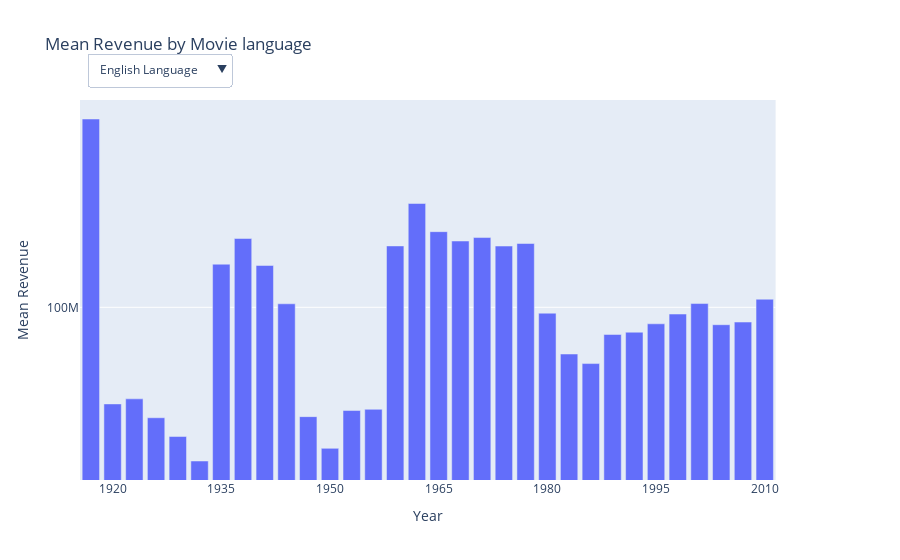

Notebook code for this chart:
### Markdown cell above
For a smoother aspect of the plot, a moving average was performed. It removes the short term fluctuations and allows to analyze trends, at the cost of loosing granularity in the data points.

With our analysis, we could predict future box office basing our assumptions on the trends and evolution over time. For this reason, the smoothing of our data is well suited.

### Code cell
movies_filtered['Period'] = movies_filtered['Movie release year'].apply(assign_period)

grouped = movies_filtered.groupby(['Movie languages', 'Period'])['Inflation-adjusted box office revenue'].mean().reset_index()

pivot_df = grouped.pivot(index='Period', columns='Movie languages', values='Inflation-adjusted box office revenue')

fig = make_subplots(specs=[[{"secondary_y": True}]])


for language in pivot_df.columns:
    visible = True if language == pivot_df.columns[0] else False
    fig.add_trace(
        go.Bar(x=pivot_df.index, y=pivot_df[language], name=language, visible=visible),
        secondary_y=False,
    )

fig.update_layout(
    title_text="Mean Revenue by Movie language",
    xaxis_title="Year",
    yaxis_title="Mean Revenue",
    barmode='group'
)


all_revenues = pivot_df.to_numpy().flatten()
all_revenues = all_revenues[~np.isnan(all_revenues)]
min_revenue = np.min(all_revenues)
max_revenue = np.max(all_revenues)

y_ticks = [10**i for i in range(int(np.log10(min_revenue)), int(np.log10(max_revenue))+1)]
fig.update_yaxes(type="log", tickvals=y_ticks, secondary_y=False)

buttons = []
for language in pivot_df.columns:
    buttons.append(
        dict(
            method='update',
            label=language,
            args=[{'visible': [language == l for l in pivot_df.columns]},
                  {'title': f'Mean Revenue for {language} Movies'}]
        )
    )

fig.update_layout(
    updatemenus=[
        dict(
            active=0,
            buttons=buttons,
            direction="down",
            pad={"r": 10, "t": 10},
            showactive=True,
            x=0.01,
            xanchor="left",
            y=1.15,
            yanchor="top"
        ),
    ]
)

# Extract the first year from each period and show every other period
periods = pivot_df.index
tickvals_x = [period for period in periods if int(period.split('-')[0]) % 5 == 0]
ticktext_x = [period.split('-')[0] for period in periods if int(period.split('-')[0]) % 5 == 0]


fig.update_xaxes(
    tickmode='array',
    tickvals=tickvals_x,
    ticktext=ticktext_x,
    tickangle=0
)

#fig.write_html("./plots/adam_language_revenu.html")

fig.show()

### Figure 1 — Plotly figure (JSON) as saved in the notebook; plotly's stock layout.template omitted (floating-point values rounded to 4 significant figures)
{"data": [{"name": "English Language", "type": "bar", "visible": true, "x": ["1914-1916", "1920-1922", "1923-1925", "1926-1928", "1929-1931", "1932-1934", "1935-1937", "1938-1940", "1941-1943", "1944-1946", "1947-1949", "1950-1952", "1953-1955", "1956-1958", "1959-1961", "1962-1964", "1965-1967", "1968-1970", "1971-1973", "1974-1976", "1977-1979", "1980-1982", "1983-1985", "1986-1988", "1989-1991", "1992-1994", "1995-1997", "1998-2000", "2001-2003", "2004-2006", "2007-2009", "2010-2012"], "xaxis": "x", "y": [597000000.0, 39980000.0, 41950000.0, 35060000.0, 29340000.0, 23260000.0, 150500000.0, 192100000.0, 148700000.0, 103400000.0, 35440000.0, 26220000.0, 37550000.0, 37980000.0, 179000000.0, 267800000.0, 205000000.0, 187600000.0, 193800000.0, 178800000.0, 183200000.0, 94560000.0, 64190000.0, 58630000.0, 77270000.0, 78950000.0, 85500000.0, 93810000.0, 103600000.0, 84770000.0, 86940000.0, 108000000.0], "yaxis": "y"}, {"name": "French Language", "type": "bar", "visible": false, "x": ["1914-1916", "1920-1922", "1923-1925", "1926-1928", "1929-1931", "1932-1934", "1935-1937", "1938-1940", "1941-1943", "1944-1946", "1947-1949", "1950-1952", "1953-1955", "1956-1958", "1959-1961", "1962-1964", "1965-1967", "1968-1970", "1971-1973", "1974-1976", "1977-1979", "1980-1982", "1983-1985", "1986-1988", "1989-1991", "1992-1994", "1995-1997", "1998-2000", "2001-2003", "2004-2006", "2007-2009", "2010-2012"], "xaxis": "x", "y": [null, null, null, null, null, 12750000.0, 11550000.0, 51430000.0, 64740000.0, 55160000.0, 40130000.0, 26530000.0, 37510000.0, 87520000.0, 51260000.0, 218700000.0, 266800000.0, 119800000.0, 527100000.0, 151100000.0, 227900000.0, 97610000.0, 60490000.0, 72290000.0, 185100000.0, 124400000.0, 182700000.0, 112100000.0, 128600000.0, 117300000.0, 124200000.0, 107800000.0], "yaxis": "y"}, {"name": "German Language", "type": "bar", "visible": false, "x": ["1914-1916", "1920-1922", "1923-1925", "1926-1928", "1929-1931", "1932-1934", "1935-1937", "1938-1940", "1941-1943", "1944-1946", "1947-1949", "1950-1952", "1953-1955", "1956-1958", "1959-1961", "1962-1964", "1965-1967", "1968-1970", "1971-1973", "1974-1976", "1977-1979", "1980-1982", "1983-1985", "1986-1988", "1989-1991", "1992-1994", "1995-1997", "1998-2000", "2001-2003", "2004-2006", "2007-2009", "2010-2012"], "xaxis": "x", "y": [null, null, null, null, 1121000.0, 36920000.0, 8956000.0, null, 54480000.0, 51250000.0, 47400000.0, 22690000.0, 46610000.0, 74740000.0, 158200000.0, 138700000.0, 286100000.0, 220700000.0, 689400000.0, 139700000.0, 87710000.0, 171700000.0, 155000000.0, 143600000.0, 71010000.0, 172200000.0, 353400000.0, 124200000.0, 119100000.0, 113400000.0, 98880000.0, 88600000.0], "yaxis": "y"}, {"name": "Italian Language", "type": "bar", "visible": false, "x": ["1914-1916", "1920-1922", "1923-1925", "1926-1928", "1929-1931", "1932-1934", "1935-1937", "1938-1940", "1941-1943", "1944-1946", "1947-1949", "1950-1952", "1953-1955", "1956-1958", "1959-1961", "1962-1964", "1965-1967", "1968-1970", "1971-1973", "1974-1976", "1977-1979", "1980-1982", "1983-1985", "1986-1988", "1989-1991", "1992-1994", "1995-1997", "1998-2000", "2001-2003", "2004-2006", "2007-2009", "2010-2012"], "xaxis": "x", "y": [null, null, null, null, null, null, 23600000.0, null, 54480000.0, null, 24700000.0, 17120000.0, 43640000.0, 31940000.0, 99740000.0, 52320000.0, 185900000.0, 275300000.0, 380800000.0, 344200000.0, 335200000.0, 259500000.0, 63390000.0, 138400000.0, 109900000.0, 58260000.0, 312200000.0, 36030000.0, 169800000.0, 152600000.0, 158400000.0, 108400000.0], "yaxis": "y"}, {"name": "Korean Language", "type": "bar", "visible": false, "x": ["1914-1916", "1920-1922", "1923-1925", "1926-1928", "1929-1931", "1932-1934", "1935-1937", "1938-1940", "1941-1943", "1944-1946", "1947-1949", "1950-1952", "1953-1955", "1956-1958", "1959-1961", "1962-1964", "1965-1967", "1968-1970", "1971-1973", "1974-1976", "1977-1979", "1980-1982", "1983-1985", "1986-1988", "1989-1991", "1992-1994", "1995-1997", "1998-2000", "2001-2003", "2004-2006", "2007-2009", "2010-2012"], "xaxis": "x", "y": [null, null, null, null, null, null, null, null, null, null, null, 18110000.0, null, 10680000.0, null, null, null, null, null, null, null, null, null, null, null, 67940000.0, 170100000.0, 571200.0, 30360000.0, 22000000.0, 14680000.0, 21770000.0], "yaxis": "y"}, {"name": "Spanish Language", "type": "bar", "visible": false, "x": ["1914-1916", "1920-1922", "1923-1925", "1926-1928", "1929-1931", "1932-1934", "1935-1937", "1938-1940", "1941-1943", "1944-1946", "1947-1949", "1950-1952", "1953-1955", "1956-1958", "1959-1961", "1962-1964", "1965-1967", "1968-1970", "1971-1973", "1974-1976", "1977-1979", "1980-1982", "1983-1985", "1986-1988", "1989-1991", "1992-1994", "1995-1997", "1998-2000", "2001-2003", "2004-2006", "2007-2009", "2010-2012"], "xaxis": "x", "y": [null, null, null, null, null, 53310000.0, null, null, null, null, 69770000.0, 40530000.0, 42280000.0, 148400000.0, 185400000.0, 967000000.0, 154100000.0, 220400000.0, 187700000.0, 407300000.0, 283100000.0, 175900000.0, 152100000.0, 69750000.0, 165500000.0, 186700000.0, 160700000.0, 84610000.0, 108500000.0, 131000000.0, 131200000.0, 133300000.0], "yaxis": "y"}], "layout": {"barmode": "group", "title": {"text": "Mean Revenue by Movie language"}, "updatemenus": [{"active": 0, "buttons": [{"args": [{"visible": [true, false, false, false, false, false]}, {"title": "Mean Revenue for English Language Movies"}], "label": "English Language", "method": "update"}, {"args": [{"visible": [false, true, false, false, false, false]}, {"title": "Mean Revenue for French Language Movies"}], "label": "French Language", "method": "update"}, {"args": [{"visible": [false, false, true, false, false, false]}, {"title": "Mean Revenue for German Language Movies"}], "label": "German Language", "method": "update"}, {"args": [{"visible": [false, false, false, true, false, false]}, {"title": "Mean Revenue for Italian Language Movies"}], "label": "Italian Language", "method": "update"}, {"args": [{"visible": [false, false, false, false, true, false]}, {"title": "Mean Revenue for Korean Language Movies"}], "label": "Korean Language", "method": "update"}, {"args": [{"visible": [false, false, false, false, false, true]}, {"title": "Mean Revenue for Spanish Language Movies"}], "label": "Spanish Language", "method": "update"}], "direction": "down", "pad": {"r": 10, "t": 10}, "showactive": true, "x": 0.01, "xanchor": "left", "y": 1.15, "yanchor": "top"}], "xaxis": {"anchor": "y", "domain": [0, 0.94], "tickangle": 0, "tickmode": "array", "ticktext": ["1920", "1935", "1950", "1965", "1980", "1995", "2010"], "tickvals": ["1920-1922", "1935-1937", "1950-1952", "1965-1967", "1980-1982", "1995-1997", "2010-2012"], "title": {"text": "Year"}}, "yaxis": {"anchor": "x", "domain": [0, 1], "tickvals": [100000, 1000000, 10000000, 100000000], "title": {"text": "Mean Revenue"}, "type": "log"}, "yaxis2": {"anchor": "x", "overlaying": "y", "side": "right"}}}
